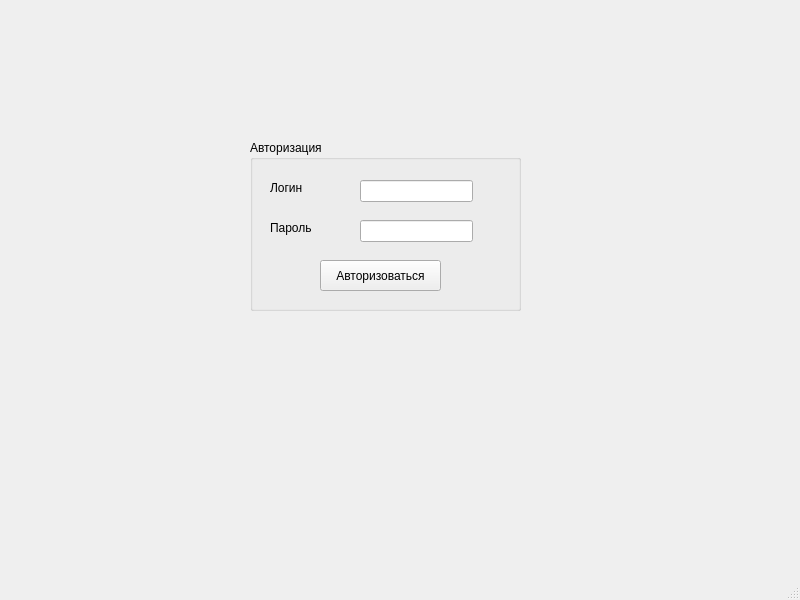
<?xml version="1.0" encoding="UTF-8"?>
<ui version="4.0">
 <class>MainWindow</class>
 <widget class="QMainWindow" name="MainWindow">
  <property name="geometry">
   <rect>
    <x>0</x>
    <y>0</y>
    <width>800</width>
    <height>600</height>
   </rect>
  </property>
  <property name="windowTitle">
   <string>MainWindow</string>
  </property>
  <widget class="QWidget" name="centralwidget">
   <widget class="QGroupBox" name="groupBox">
    <property name="geometry">
     <rect>
      <x>250</x>
      <y>140</y>
      <width>271</width>
      <height>171</height>
     </rect>
    </property>
    <property name="title">
     <string>Авторизация</string>
    </property>
    <widget class="QLabel" name="label">
     <property name="geometry">
      <rect>
       <x>20</x>
       <y>40</y>
       <width>55</width>
       <height>16</height>
      </rect>
     </property>
     <property name="text">
      <string>Логин</string>
     </property>
    </widget>
    <widget class="QLabel" name="label_2">
     <property name="geometry">
      <rect>
       <x>20</x>
       <y>80</y>
       <width>55</width>
       <height>16</height>
      </rect>
     </property>
     <property name="text">
      <string>Пароль</string>
     </property>
    </widget>
    <widget class="QLineEdit" name="login">
     <property name="geometry">
      <rect>
       <x>110</x>
       <y>40</y>
       <width>113</width>
       <height>22</height>
      </rect>
     </property>
    </widget>
    <widget class="QLineEdit" name="pass">
     <property name="geometry">
      <rect>
       <x>110</x>
       <y>80</y>
       <width>113</width>
       <height>22</height>
      </rect>
     </property>
    </widget>
    <widget class="QPushButton" name="pushButton">
     <property name="geometry">
      <rect>
       <x>70</x>
       <y>120</y>
       <width>121</width>
       <height>31</height>
      </rect>
     </property>
     <property name="text">
      <string>Авторизоваться</string>
     </property>
    </widget>
   </widget>
  </widget>
  <widget class="QMenuBar" name="menubar">
   <property name="geometry">
    <rect>
     <x>0</x>
     <y>0</y>
     <width>800</width>
     <height>26</height>
    </rect>
   </property>
  </widget>
  <widget class="QStatusBar" name="statusbar"/>
 </widget>
 <resources/>
 <connections/>
</ui>
